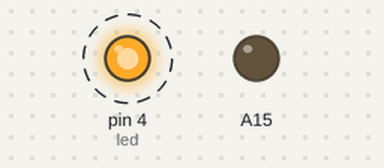
Bench run of a sketch on a simulated Arduino Mega 2560, built with avr-gcc and run on an emulated ATmega2560. Shown: output pins drawn as LEDs (lit = HIGH). Dashed ring = blinking.

Above: at 0.5 s.
Timing chart, 0 to 4.6 s (numbered marks = the images above):
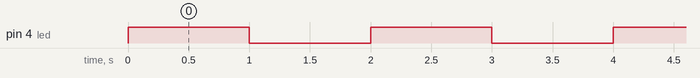

Measured:
- by itself, pin 4 (led): alternates HIGH for 1.0 s and LOW for 1.0 s

The sketch:

ex01.ino
```cpp
int led = 4;
void setup(){
  pinMode(led,OUTPUT);
  pinMode(A15,OUTPUT);
  digitalWrite(A15,LOW);
}

void loop() {
  // put your main code here, to run repeatedly:
  digitalWrite(led, HIGH);
  delay(1000);
  digitalWrite(led, LOW);
  delay(1000);
}
```
